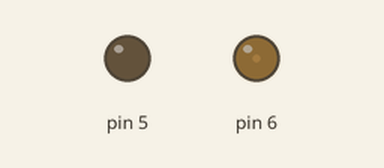
A sketch run on a simulated Arduino Uno, built with avr-gcc and run on an emulated ATmega328P. Parts: output pins drawn as LEDs (lit = HIGH). What the sketch prints to the serial monitor is not drawn.

Above: at 0.15 s.
At 1.06 s:
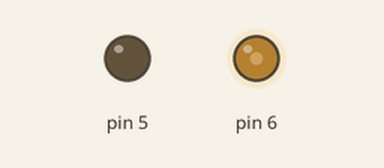
At 1.67 s:
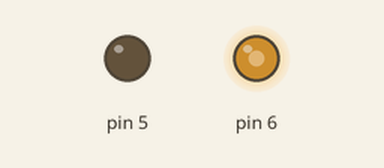
At 3.1 s:
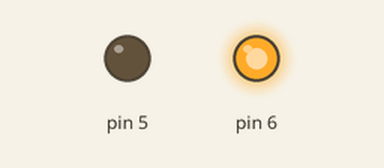
Timing chart, 0 to 4.6 s (numbered marks = the images above):
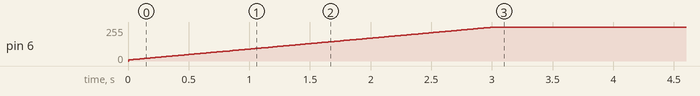

Measured:
- by itself, pin 6: moves from 0/255 to 255/255 over 3.0 s

The sketch:

NormalPID.ino
```cpp
#include <FreqMeasure.h>
#include <math.h>
int motorA1 = 5;
int motorA2 = 6;
float Speed = 0;
float error = 0;
float pTerm, iTerm, dTerm;
float controllerOut = 0;
float setPoint = 30;
float Feedback = 0;
float sumError = 0;
float preError = 0;
float Kp = 0.03;
float Kd = 0.005;
float Ki = 0.005;
float command = 0;
int count = 0;
double sum;
void setup() {
  pinMode(5 , OUTPUT) ;
  pinMode(6 , OUTPUT) ;
  Serial.begin(9600) ;
  FreqMeasure.begin();
}
void loop() {

  if (FreqMeasure.available()){
sum = sum + FreqMeasure.read();
count = count +1 ;
if (count > 30){
  float frequency  = FreqMeasure.countToFrequency(sum/count) ;
  //Serial.println(frequency/500) ;
  Feedback = frequency/500;
  //Serial.println(Feedback) ;
  sum = 0 ;
  count = 0 ;
}
}
  error = (setPoint - Feedback);
  Serial.println(Feedback) ;
  sumError = sumError + error;
  pTerm = Kp*error;
  iTerm = Ki*sumError;
  dTerm = Kd*(error - preError);
  //dTerm = Kd*N*(1+N*sumError);
  if(iTerm>75)
  {
    iTerm = 75;
  }
  preError = error;
  controllerOut = pTerm + iTerm + dTerm;
  if(abs(controllerOut)>75)
  {
      controllerOut = 75;

  }
  Speed = controllerOut/75*255;
    digitalWrite(5 , LOW);
    analogWrite(6 , Speed);
}
```
